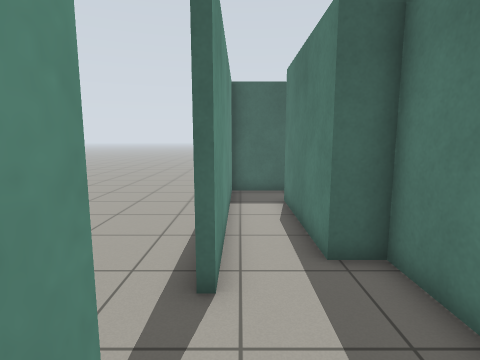
[1] (above)

14 first-person views from a walk through a world built for the Gazebo simulator. The camera is 1.2 m above the floor, tilts 8° down and sees 80° across. The floor is counted in squares, 0.5 m on a side. Each view is taken from the middle of a square. On the plan, view 1 faces up. The plan holds only what a view shows up to about 18 squares ahead; the rest is blank.

[2]
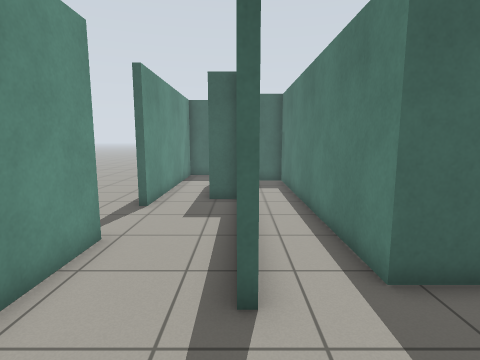

[3]
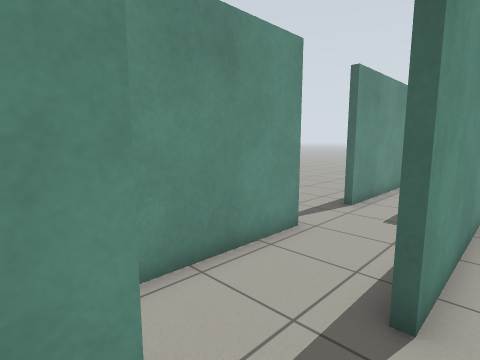

[4]
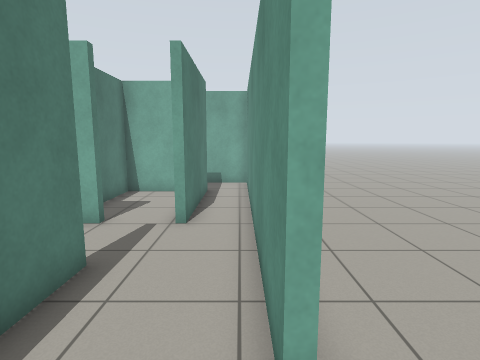

[5]
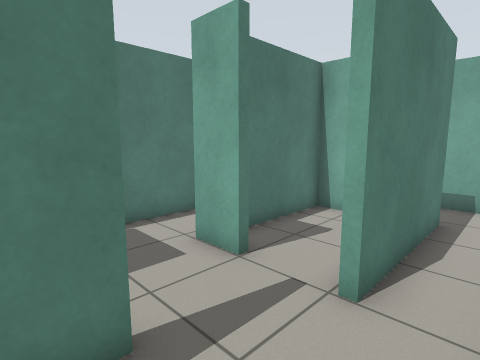

[6]
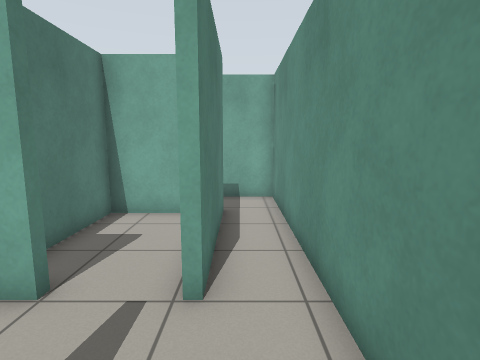

[7]
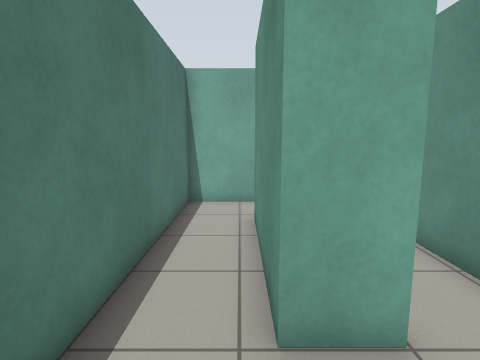

[8]
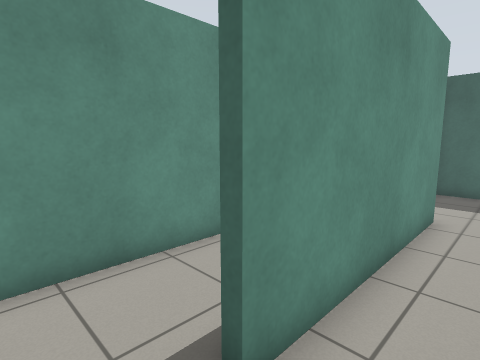

[9]
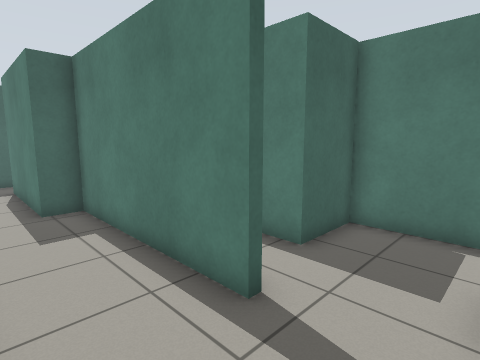

[10]
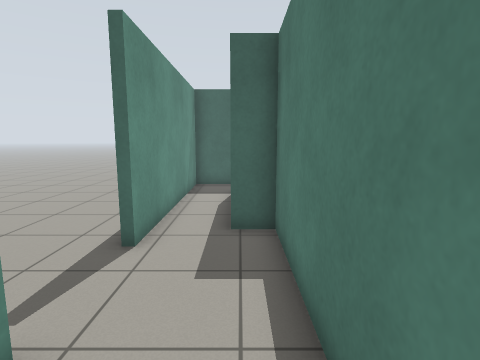

[11]
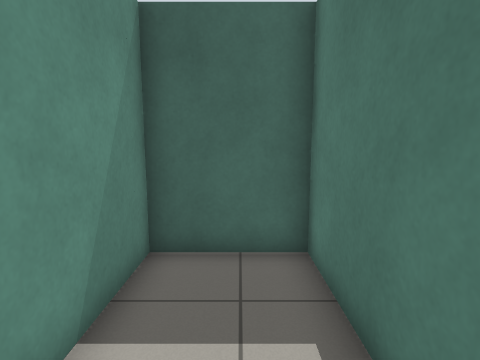

[12]
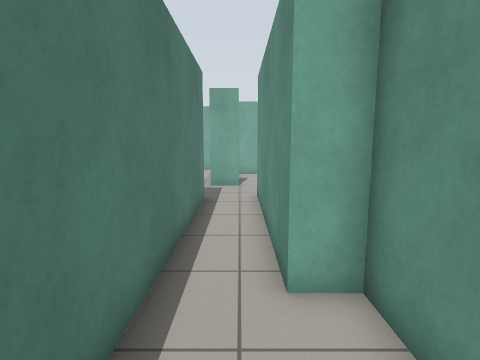

[13]
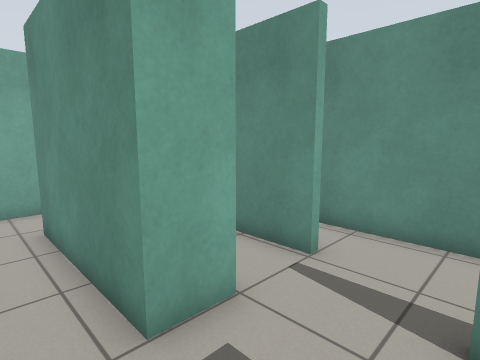

[14]
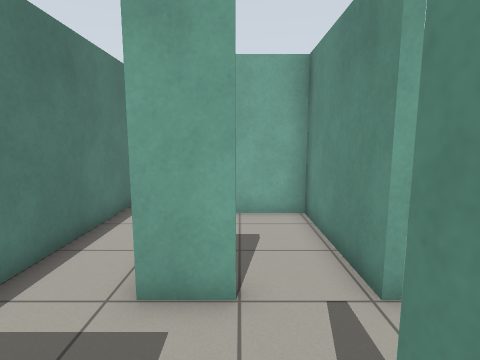

### Floor plan
Points are (right, up) in squares from view 1. A wall is a line through its corners. A room is listed if a view was taken in it or the views show most of it. See-through windows are left out.
Room 1 (views 1, 2, 3, 4, 5, 6, 7, 8, 9, 10, 11, 12, 13, 14)
walls: (-0.4, 0.8) (-0.4, -13) (2, -13); (1.9, -5) (1.9, -10.2) (5.3, -10.2) (5.3, -6.5); (4, -5) (5.6, -5) (5.6, -10.6); (1.6, -10.6) (1.6, -5); (5.1, -13) (8, -13) (8, -1.5) (5.5, -1.5) (5.5, 10.9) (2.1, 10.9) (2.1, 5.8) (3.3, 5.8) (3.3, -2.2) (3, -2.2) (3, 5.5) (1.8, 5.5) (1.8, 11.2); (2.1, 13.4) (-0.4, 13.4) (-0.4, 4.2) (-0.7, 4.2)
ways out: opening at (-1, 2.5)

Where each view was taken, in squares from view 1:
view 1: 0 up, 0 right, facing up
view 2: 6 down, 3 right, facing up
view 3: 6 down, 4 right, facing up-left
view 4: 3 up, 0 right, facing down
view 5: 1 down, 0 right, facing down-right
view 6: 1 down, 1 right, facing down
view 7: 2 down, 6 right, facing down
view 8: 4 down, 5 right, facing up-left
view 9: 5 down, 0 right, facing up-right
view 10: 2 down, 2 right, facing up
view 11: 5 up, 4 right, facing up
view 12: 10 up, 4 right, facing down
view 13: 2 down, 7 right, facing down-left
view 14: 1 down, 4 right, facing down
